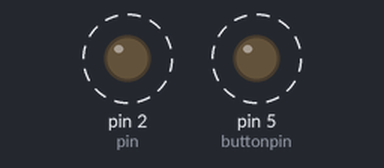
A sketch run on a simulated Arduino Uno, built with avr-gcc and run on an emulated ATmega328P. Parts: output pins drawn as LEDs (lit = HIGH). Dashed ring = blinking.

Above: at 0.2 s.
Timing chart, 0 to 5.9 s (numbered marks = the images above):
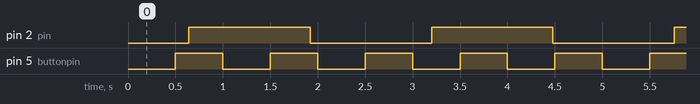

Measured:
- by itself, pin 2 (pin): alternates HIGH for 1.3 s and LOW for 1.3 s
- by itself, pin 5 (buttonpin): alternates HIGH for 0.50 s and LOW for 0.50 s

The sketch:

interrupt_test.ino
```cpp
#include <FlexiTimer2.h>

int pin=2;
int buttonpin=5;
void event()
{
    static boolean output=HIGH;
    digitalWrite(buttonpin,output);
    output=!output;
}

void setup() {
    pinMode(pin,OUTPUT);
    pinMode(buttonpin,OUTPUT);
    FlexiTimer2::set(500,1.0/1000,event);
    FlexiTimer2::start();
}
void loop() {
    for(int i=0;i<255;i++){
      analogWrite(pin,i);
      delay(5);
    }
    for(int i=255;i>0;i--){
      analogWrite(pin,i);
      delay(5);
    }
}
```
